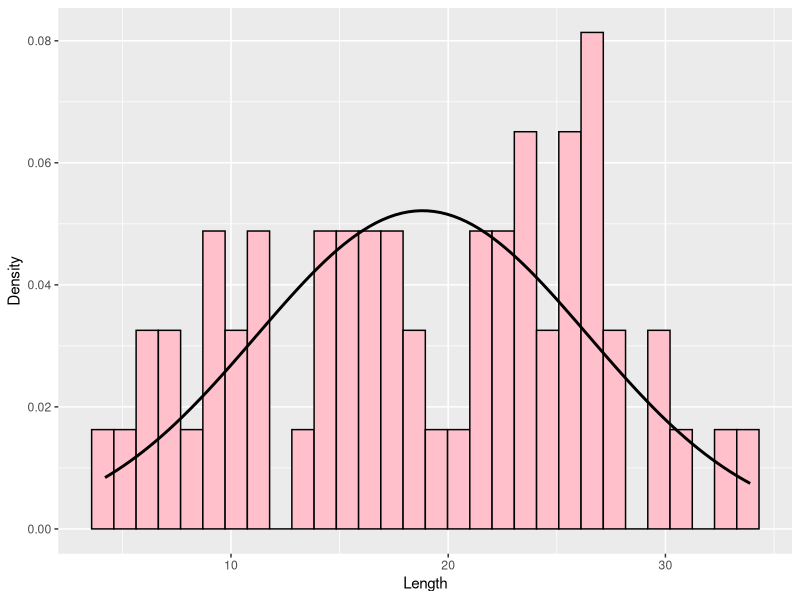
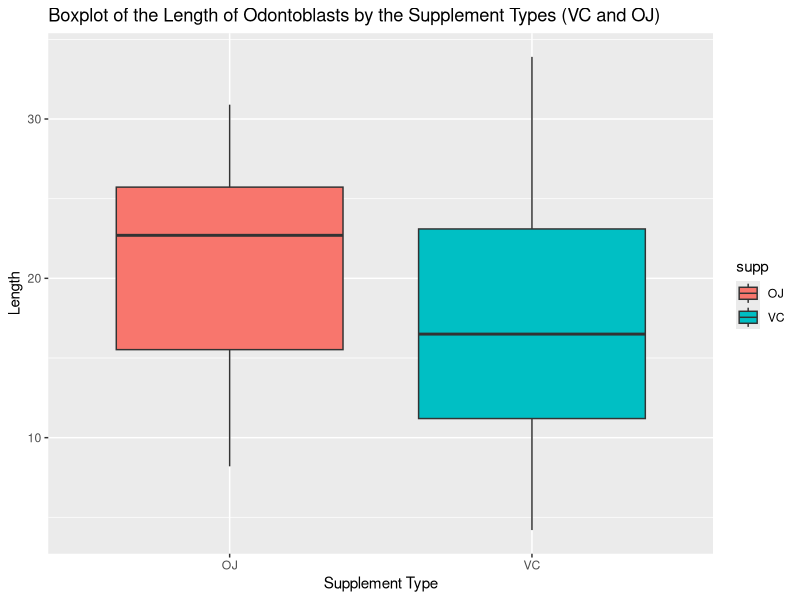
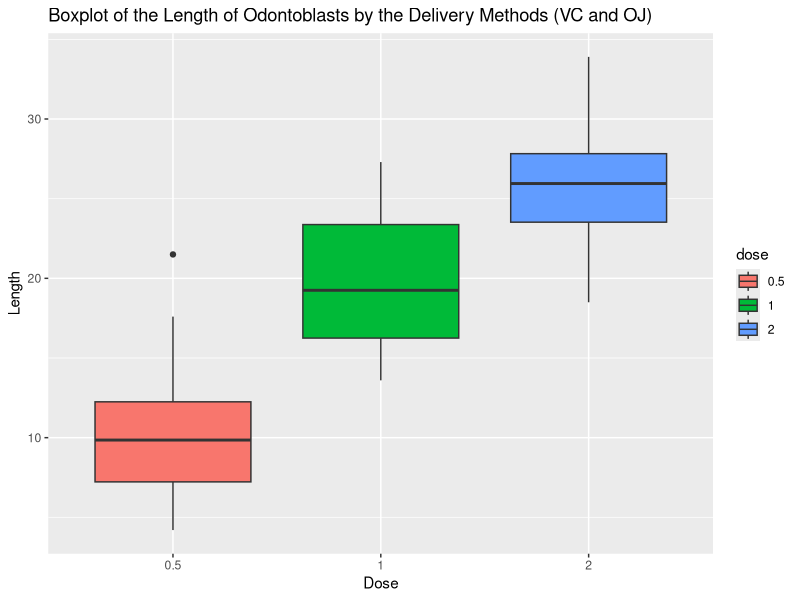

These charts were generated, in order, by the following R code: (Note: this script raises an error after producing the figures.)
## ---- chunk 1
knitr::opts_chunk$set(echo = TRUE)
## ---- chunk 2
library(ggplot2)
## ---- chunk 3
# Load the ToothGrowth data
data(ToothGrowth)
## ---- chunk 4

# Look at the structure of ToothGrowth
str(ToothGrowth)

# Calculate summary statistics of the len variable, including sample mean
summary(ToothGrowth$len)
## ---- chunk 5

# Plot histogram of the numerical len variable to view the distribution
g <- ggplot(ToothGrowth,aes(len))
g + geom_histogram(aes(y = ..density..),colour="black",fill="pink")+
       stat_function(fun=dnorm,args=list( mean=mean(ToothGrowth$len), sd=sqrt(var(ToothGrowth$len))),geom="line",color = "black", size = 1.0)+
      scale_x_continuous("Length")+
      ylab("Density")
## ---- chunk 6

# View the relationship between the numerical len and the categorical supp variables 
# using a boxplot
ToothGrowth$supp <- as.character(ToothGrowth$supp)
g <- ggplot(ToothGrowth,aes(supp,len))
g+geom_boxplot(aes(fill=supp))+
      ggtitle("Boxplot of the Length of Odontoblasts by the Supplement Types (VC and OJ)")+
      xlab("Supplement Type")+
      ylab("Length")
## ---- chunk 7

# View the relationship between the numerical variable lenand categorical variable the dose using a boxplot
ToothGrowth$dose <- as.character(ToothGrowth$dose)
g <- ggplot(ToothGrowth,aes(dose,len))
g + geom_boxplot(aes(fill=dose))+
      ggtitle("Boxplot of the Length of Odontoblasts by the Delivery Methods (VC and OJ)")+
      xlab("Dose")+
      ylab("Length")
## ---- chunk 8

# Perform a t test using t.test() function for each dose level and print out p-Values
dose_group<-levels(factor(ToothGrowth$dose))
reject<-paste(" ")
notreject<-paste(" ")
for (level in dose_group){
    result<-t.test(len ~ supp, ToothGrowth[ToothGrowth$dose == level, ])
    print(paste("For dose",as.character(level)," the t.test result is: ")) 
    print(result)
    ifelse(result$p.value<0.05,
           print(paste("Since p-value < 5%, reject null hypothesis for dose level",as.character(level))),
           print(paste("Since p-value > 5%, fail to reject null hypothesis for dose level ",as.character(level),)))
    "\n"
    ifelse(result$p.value<0.05,
           reject<-paste(reject," and ",as.character(level)),
           notreject <- paste(notreject," and  ",as.character(level)))
    
    }

